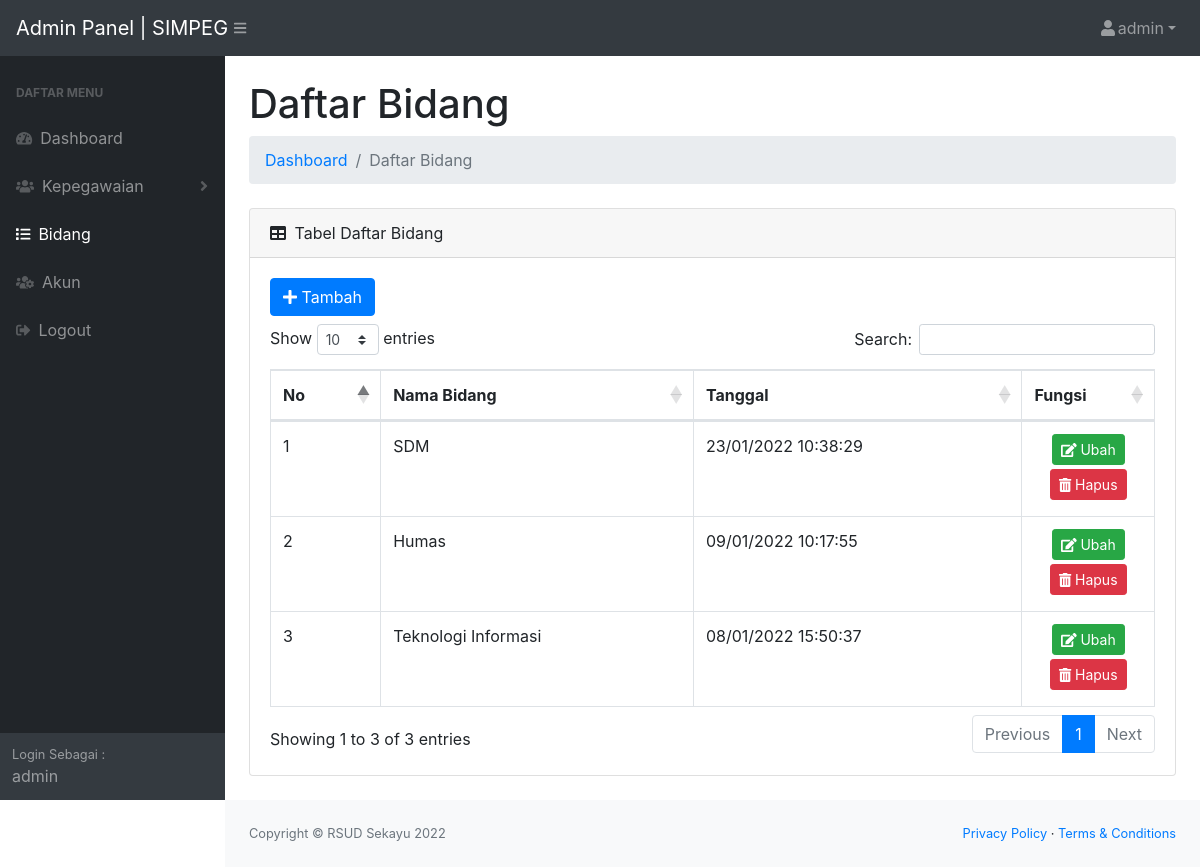
The app's page /admin/daftar-bidang.php (signed in) with its own data.
### tables this page shows
CREATE TABLE `bidang` (
  `id_bidang` int(11) NOT NULL,
  `nama_bidang` varchar(25) NOT NULL,
  `tanggal` datetime NOT NULL DEFAULT current_timestamp()
);

### admin/config/controller.php (called while the page is built, shortened)
<?php
function query($query)
{
    global $db;
    $result = mysqli_query($db, $query);
    $rows = [];
    while ($row = mysqli_fetch_assoc($result)) {
        $rows[] = $row;
    }
    return $rows;
}

### admin/daftar-bidang.php (the view, shortened to what this page needs)
<?php
include "layout/header.php";
$bidang = query("SELECT * FROM bidang ORDER BY id_bidang DESC");
?>
<div id="layoutSidenav_content">
    <main>
        <div class="container-fluid">
            <h1 class="mt-4">Daftar Bidang</h1>
            <ol class="breadcrumb mb-4">
                <li class="breadcrumb-item"><a href="index.php">Dashboard</a></li>
                <li class="breadcrumb-item active">Daftar Bidang</li>
            </ol>
            <div class="card mb-4">
                <div class="card-header">
                    <i class="fas fa-table mr-1"></i>
                    Tabel Daftar Bidang
                </div>
                <div class="card-body">
                    <div class="table-responsive">
                        <button class="btn btn-primary mb-2" data-toggle="modal" data-target="#modalTambah"><i class="fas fa-plus"></i> Tambah</button>
                        <table class="table table-bordered" id="dataTable" width="100%" cellspacing="0">
                            <thead>
                                <tr>
                                    <th>No</th>
                                    <th>Nama Bidang</th>
                                    <th>Tanggal</th>
                                    <th>Fungsi</th>
                                </tr>
                            </thead>
                            <tbody>
                                <?php $no = 1; ?>
                                <?php foreach ($bidang as $data) : ?>
                                    <tr>
                                        <td><?= $no++; ?></td>
                                        <td><?= $data['nama_bidang']; ?></td>
                                        <td><?= date('d/m/Y H:i:s', strtotime($data['tanggal'])); ?></td>
                                        <td width="15%" class="text-center">
                                            <button class="btn btn-success btn-sm mb-1" data-toggle="modal" data-target="#modalUbah<?= $data['id_bidang']; ?>"><i class="fas fa-edit"></i>
                                                Ubah</button>
                                            <a href="hapus-bidang.php?id_bidang=<?= $data['id_bidang']; ?>" class="btn btn-danger btn-sm mb-1" onclick="return confirm('Yakin Data Bidang Akan Dihapus.?');"><i class="fas fa-trash-alt"></i>
                                                Hapus</a>
                                        </td>
                                    </tr>
                                <?php endforeach; ?>
                            </tbody>
                        </table>
                    </div>
                </div>
            </div>
        </div>
    </main>
    <?php include "layout/footer.php"; ?>

### records on screen
bidang: nama_bidang "SDM", tanggal "23/01/2022 10:38:29"
bidang: nama_bidang "Humas", tanggal "09/01/2022 10:17:55"
bidang: nama_bidang "Teknologi Informasi", tanggal "08/01/2022 15:50:37"

### other values on screen
$nama "admin"
